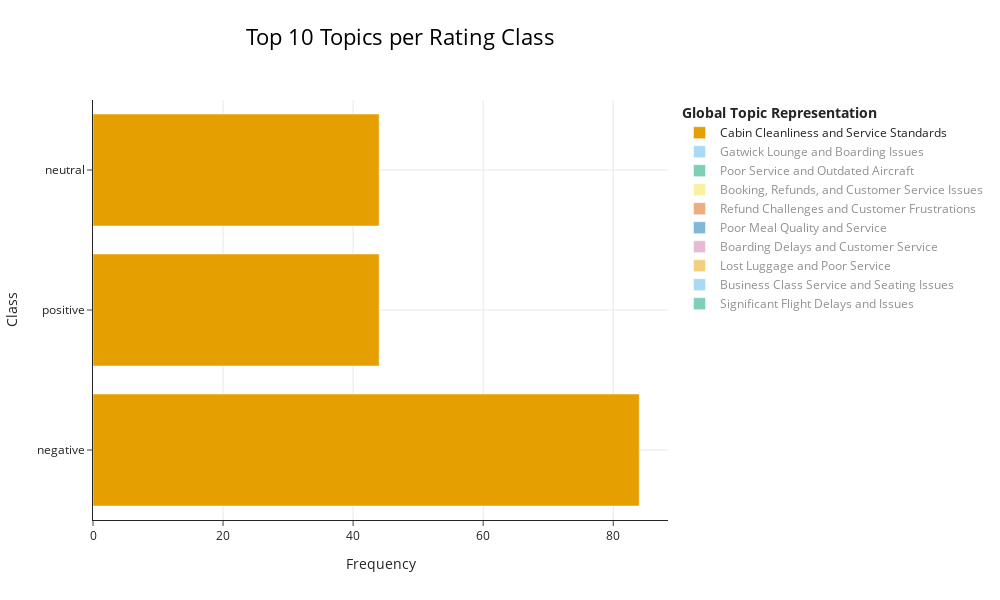

Notebook code for this chart:
### Markdown cell above
#### Topics per class bar chart

This plot shows the frequency distribution of the top topics across positive, neutral, and negative rating classes. Each bar represents the frequency of that topic within its class. Double click labels in the legend to toggle the visibility of the other topics.

### Code cell
# Add rating class to dataframe to visualize topics per class
df["rating_class"] = df["rating"].apply(lambda x: "positive" if x > 7 else "neutral" if x > 4 else "negative")
topics_per_class = topic_model.topics_per_class(docs, df["rating_class"].tolist(), global_tuning=True)

topic_model.visualize_topics_per_class(
    topics_per_class,
    custom_labels=True,
    width=1000,
    height=600,
    top_n_topics=10,
    title="Top 10 Topics per Rating Class",
)

### Figure 1 — Plotly figure (JSON) as saved in the notebook; plotly's stock layout.template omitted (floating-point values rounded to 4 significant figures)
{"data": [{"hoverinfo": "text", "hovertext": ["<b>Topic 0</b><br>Words: first, food, cabin, crew, drink", "<b>Topic 0</b><br>Words: good, comfortable, crew, club, excellent", "<b>Topic 0</b><br>Words: first, first class, good, class, lounge"], "marker": {"color": "#E69F00"}, "name": "Cabin Cleanliness and Service Standards", "orientation": "h", "type": "bar", "visible": true, "x": [84, 44, 44], "y": ["negative", "positive", "neutral"]}, {"hoverinfo": "text", "hovertext": ["<b>Topic 1</b><br>Words: gatwick, passengers, lounge, london gatwick, seats", "<b>Topic 1</b><br>Words: gatwick, london gatwick, pleasant, good, lounge", "<b>Topic 1</b><br>Words: gatwick, lounge, surrey, gatwick surrey, priority"], "marker": {"color": "#56B4E9"}, "name": "Gatwick Lounge and Boarding Issues", "orientation": "h", "type": "bar", "visible": "legendonly", "x": [79, 37, 45], "y": ["negative", "positive", "neutral"]}, {"hoverinfo": "text", "hovertext": ["<b>Topic 2</b><br>Words: bangkok, istanbul, entertainment, uncomfortable, dubai", "<b>Topic 2</b><br>Words: good, great, doha, friendly, entertainment", "<b>Topic 2</b><br>Words: entertainment, comfortable, nothing stood, london heathrow, better value"], "marker": {"color": "#009E73"}, "name": "Poor Service and Outdated Aircraft", "orientation": "h", "type": "bar", "visible": "legendonly", "x": [45, 59, 21], "y": ["negative", "positive", "neutral"]}, {"hoverinfo": "text", "hovertext": ["<b>Topic 3</b><br>Words: paid, customer, seats, seat, told", "<b>Topic 3</b><br>Words: full refund, simple unfortunately, said far, 200 aircraft, got full", "<b>Topic 3</b><br>Words: bronze, heathrow barcelona, guest, barcelona, wife"], "marker": {"color": "#F0E442"}, "name": "Booking, Refunds, and Customer Service Issues", "orientation": "h", "type": "bar", "visible": "legendonly", "x": [113, 2, 4], "y": ["negative", "positive", "neutral"]}, {"hoverinfo": "text", "hovertext": ["<b>Topic 4</b><br>Words: refund, cancelled, voucher, cancel, phone", "<b>Topic 4</b><br>Words: link, immediately provided, contacted email, weather contacted, alternative booking", "<b>Topic 4</b><br>Words: destination, dime could, fly seattle, reimbursement guarantees, operational requirements"], "marker": {"color": "#D55E00"}, "name": "Refund Challenges and Customer Frustrations", "orientation": "h", "type": "bar", "visible": "legendonly", "x": [82, 1, 1], "y": ["negative", "positive", "neutral"]}, {"hoverinfo": "text", "hovertext": ["<b>Topic 5</b><br>Words: chicken, meal, served, curry, food", "<b>Topic 5</b><br>Words: much care, bacon sandwich, bacon, attendants due, anymore things", "<b>Topic 5</b><br>Words: served, breakfast, gf, chicken, choice"], "marker": {"color": "#0072B2"}, "name": "Poor Meal Quality and Service", "orientation": "h", "type": "bar", "visible": "legendonly", "x": [48, 3, 12], "y": ["negative", "positive", "neutral"]}, {"hoverinfo": "text", "hovertext": ["<b>Topic 6</b><br>Words: hand, bags, luggage, hand luggage, staff", "<b>Topic 6</b><br>Words: lanyard, great help, help, professionalism, thank", "<b>Topic 6</b><br>Words: laptop bag, bag, bag placed, oversized bag, allowed woman"], "marker": {"color": "#CC79A7"}, "name": "Boarding Delays and Customer Service", "orientation": "h", "type": "bar", "visible": "legendonly", "x": [49, 6, 4], "y": ["negative", "positive", "neutral"]}, {"hoverinfo": "text", "hovertext": ["<b>Topic 7</b><br>Words: luggage, bag, dublin, suitcase, bags", "<b>Topic 7</b><br>Words: suitcase, suitcase delivered, one suitcase, kindness, madrid", "<b>Topic 7</b><br>Words: durban, back pack, ladies checked, ladies, tracking"], "marker": {"color": "#E69F00"}, "name": "Lost Luggage and Poor Service", "orientation": "h", "type": "bar", "visible": "legendonly", "x": [47, 3, 3], "y": ["negative", "positive", "neutral"]}, {"hoverinfo": "text", "hovertext": ["<b>Topic 8</b><br>Words: business class, class, business, seats, economy class", "<b>Topic 8</b><br>Words: haul business, better proper, competitors overall, professional way, scathing review", "<b>Topic 8</b><br>Words: class, business class, business, profit, appreciation"], "marker": {"color": "#56B4E9"}, "name": "Business Class Service and Seating Issues", "orientation": "h", "type": "bar", "visible": "legendonly", "x": [36, 1, 8], "y": ["negative", "positive", "neutral"]}, {"hoverinfo": "text", "hovertext": ["<b>Topic 9</b><br>Words: prague, delayed, pm, athens, 30 pm", "<b>Topic 9</b><br>Words: accra, phoenix, inconvenience passengers, handled check, florencia helped", "<b>Topic 9</b><br>Words: put us, phoenix, partly website, bag apart, heathrow minutes"], "marker": {"color": "#009E73"}, "name": "Significant Flight Delays and Issues", "orientation": "h", "type": "bar", "visible": "legendonly", "x": [30, 3, 3], "y": ["negative", "positive", "neutral"]}], "layout": {"height": 600, "hoverlabel": {"bgcolor": "white", "font": {"family": "Rockwell", "size": 16}}, "legend": {"title": {"text": "<b>Global Topic Representation"}}, "title": {"font": {"color": "Black", "size": 22}, "text": "Top 10 Topics per Rating Class", "x": 0.4, "xanchor": "center", "y": 0.95, "yanchor": "top"}, "width": 1000, "xaxis": {"showgrid": true, "title": {"text": "Frequency"}}, "yaxis": {"showgrid": true, "title": {"text": "Class"}}}}
